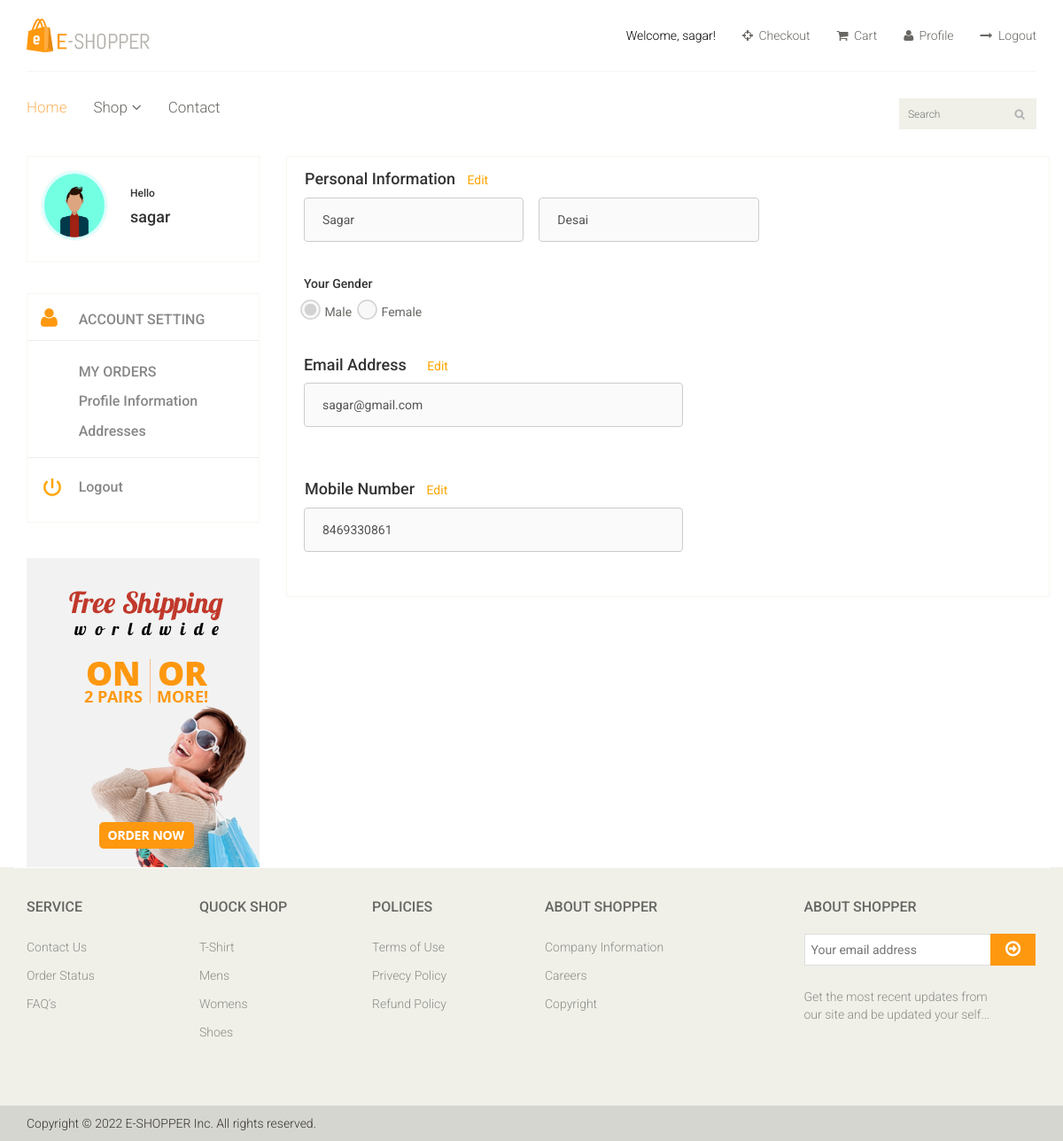
/user/profile (signed in), run on the app's committed database.
### user_app/models.py (models this page shows)
class UserProfile(models.Model):
    user = models.OneToOneField(User, on_delete=models.CASCADE)
    contact = models.CharField(max_length=10)
    firstname = models.CharField(max_length=100, blank=True)
    lastname = models.CharField(max_length=100, blank=True)
    GENDER_CHOICE  = (
        ('M','Male'),
        ('F','Female'),
    )
    gender = models.CharField(max_length=1,choices=GENDER_CHOICE, blank=True)

### user_app/views.py (the view)
# urls.py: path('profile',profileView,name='profile'),
def profileView(request):
    user_profile, created = UserProfile.objects.get_or_create(user=request.user)
    if request.method == 'POST':
        user_profile.firstname = request.POST.get('firstname')
        user_profile.lastname = request.POST.get('lastname')
        user_profile.contact = request.POST.get('contact')
        user_profile.gender = request.POST.get('gender')
        user_profile.save()
    print(user_profile.user.username)
    print(user_profile.user.email)
    print(user_profile.contact)
    print(user_profile.gender)
    print(user_profile.firstname)
    print(user_profile.lastname)
    context = {
        'user_profile': user_profile
    }
    return render(request,'user_app/profile.html',context)

### user_app/templates/user_app/profile.html (shortened to what this page needs)
{% extends 'base_app/base.html' %}
{% load static %}
{% block content %}
<section>
	<div class="container">
		<div class="row">
			<div class="col-sm-3">
				<div class="left-sidebar">
					<div class="panel-group category-products" id="accordian">
						<div class=row>
							<div class="col-sm-5" style="padding-left: 30px;">
								<div class="view-product">
									<img src="{% static 'images/404/profile_avatar1.jpg' %}" alt="" style="display: block;
                                         width: 100%;border-radius: 50%; height:80px; aspect-ratio: 1/1;" />
								</div>
							</div>
							<div class="col-sm-7" style="padding:10px;">
								<h6>Hello</h6>
								<h4>{{ user_profile.user.username }}</h4>
							</div>
						</div>
					</div>
					<div class="brands_products">
						<div class="brands-name">
							<div class=row>
								<div class="col-sm-3" style="padding-left: 30px;">
									<div class="view-product">
										<i class="fa fa-user" style="font-size: x-large; color:#FE980f"></i>
									</div>
								</div>
								<div class="col-sm-9" style="padding:0px;">
									<h5 style="font-size:medium; margin-top:5px; color:#878787;">ACCOUNT SETTING</h5>
								</div>
							</div>
							<hr style="margin-top:4px;">
							<div class=row>
								<div class="col-sm-3" style="padding-left: 30px;">
								</div>
								<div class="col-sm-9" style="padding:0px;">
									<h4 style="margin-top:4px;"><a href="#MY_ORDERS"
											style="font-size:medium; margin-top:5px; color:#878787;">MY ORDERS</a></h4>
								</div>
							</div>
							<div class=row>
								<div class="col-sm-3" style="padding-left: 30px;">
								</div>
								<div class="col-sm-9" style="padding:0px;">
									<h4 style="margin-top:4px;"><a href="#Profile_information"
											style="font-size:medium; margin-top:5px; color:#878787;">Profile
											Information</a></h4>
								</div>
							</div>
							<div class=row>
								<div class="col-sm-3" style="padding-left: 30px;">
								</div>
								<div class="col-sm-9" style="padding:0px;">
									<h4 style="margin-top:4px;"><a href="#Addresses"
											style="font-size:medium; margin-top:5px; color:#878787;">Addresses</a></h4>
								</div>
							</div>
							<hr style="margin-top:10px;">
							<div class=row>
								<div class="col-sm-3" style="padding-left: 30px;">
									<div class="view-product">
									</div>
								</div>
								<div class="col-sm-9" style="padding:0px;">
									<h5 style="margin-top:4px;"><a href="{% url 'user_app:logouthandle' %}"
											style="font-size:medium; margin-top:4px; color:#878787; padding-left:0px;">
											Logout</a></h5>
								</div>
							</div>
						</div>
					</div>
					<div class="shipping text-center">
						<img src="{% static 'images/home/shipping.jpg' %}" alt="" />
					</div>
				</div>
			</div>
			<div class="col-sm-9 padding-right">
				<div class="left-sidebar">
					<div class="panel-group category-products" id="accordian">
					<div class="personal and gender">
						<div class="row" style="padding: 0px 0px 10px 0px;">
							<h4 style="padding-left: 4%; display: inline;">Personal Information</h4>
							<a id="editLink"
								style="color: #ffa500; padding: 0px 10px; text-decoration: none; cursor: pointer; transition: color 0.3s;"
								onclick="togglePersonalEditMode()">Edit</a>
						</div>
						<form id="profileForm" method="post" action="{% url 'user_app:update_personal_info' %}">
							<div class="row" style="padding-left: 4%;">
								<div
									style="display: flex; justify-content: space-between; width: 100%; margin-bottom: 15px;">
									<div style="width: 29%;">
										<div style="margin-bottom: 15px;">
											<div style="display: flex; flex-direction: column; position: relative;">
												<div style="position: relative;">
													<input id="firstNameInput" type="text"
														style=" cursor: not-allowed; padding: 14px 0px 14px 20px; border: 1px solid #ccc; border-radius: 4px; transition: border-color 0.3s; width: 100%;"
														name="firstname" required="" autocomplete="name" tabindex="1"
														value="{{ user_profile.firstname|capfirst }}"
														onmouseover="this.style.borderColor='#ffa500'"
														onmouseout="this.style.borderColor='#ccc'" disabled>
												</div>
											</div>
										</div>
									</div>
									<div style="width: 29%;">
										<div style="margin-bottom: 15px;">
											<div style="display: flex; flex-direction: column; position: relative;">
												<div style="position: relative;">
													<input id="lastNameInput" type="text"
														style=" cursor: not-allowed; padding: 14px 0px 14px 20px; border: 1px solid #ccc; border-radius: 4px; transition: border-color 0.3s; width: 100%;"
														name="lastname" required="" autocomplete="name" tabindex="2"
														value="{{ user_profile.lastname|capfirst }}"
														onmouseover="this.style.borderColor='#ffa500'"
														onmouseout="this.style.borderColor='#ccc'" disabled>
												</div>
											</div>
										</div>
									</div>
									<div style="width: 38%;">
									</div>
								</div>
							</div>
							<div class="row" style="padding-left: 4%; margin-bottom: 30px;">
								<h5 style="display: inline-block; margin-right: 10px;">Your Gender</h5>
								<div style="display: flex; align-items: center;">
									<div style="display: inline-block; margin-right: 10px;">
										{% if user_profile.gender == 'M' %}
											<input type="radio" id="male" name="gender" value="M"
												style="transform: scale(1.5); width: 15px; height: 15px;" disabled checked>
											<label for="male"
												style="display: inline; margin-left: 5px; color: #696763; font-weight: 400;">
												Male
											</label>
										{% endif %}
									</div>
									<div style="display: inline-block; margin-right: 10px;">
										{% if user_profile.gender == 'F' %}
											<input type="radio" id="female" name="gender" value="F"
												style="transform: scale(1.5); width: 15px; height: 15px;" disabled checked>
											<label for="female"
												style="display: inline; margin-left: 5px; color: #696763; font-weight: 400;">
												Female
											</label>
										{% else %}
											<input type="radio" id="female" name="gender" value="F"
												style="transform: scale(1.5); width: 15px; height: 15px;" disabled>
											<label for="female"
												style="display: inline; margin-left: 5px; color: #696763; font-weight: 400;">
												Female
											</label>
										{% endif %}
									</div>
								</div>
							</div>
						</form>
					</div>
						<div class="row" style="padding-left: 4%;">
							<h4 style="display: inline-block; margin-right: 10px;">Email Address</h4>
							<a id="editEmailLink"
								style="color: #ffa500; padding: 0px 10px; text-decoration: none; cursor: pointer; transition: color 0.3s;"
								onclick="toggleEmailEditMode()">Edit</a>
						</div>
						<form id="emailForm" method="post" action="{% url 'user_app:update_email' %}">
							<div class="row" style="padding-left: 4%; margin-bottom: 30px;">
								<div
									style="display: flex; justify-content: space-between; width: 100%; margin-bottom: 15px;">
									<div style="width: 50%;">
										<div style="margin-bottom: 15px;">
											<div style="display: flex; flex-direction: column; position: relative;">
												<div style="position: relative;">
													<input id="emailInput" type="email"
														style=" cursor: not-allowed; padding: 14px 0px 14px 20px; border: 1px solid #ccc; border-radius: 4px; transition: border-color 0.3s; width: 100%;"
														name="email" required="" autocomplete="email" tabindex="3"
														value="{{ user_profile.user.email }}"
														onmouseover="this.style.borderColor='#ffa500'"
														onmouseout="this.style.borderColor='#ccc'" disabled>
												</div>
											</div>
										</div>
									</div>
									<div style="width: 30%;">
									</div>
								</div>
							</div>
						</form>
						<div class="row" style="padding: 0px 0px 10px 0px;">
							<h4 style="padding-left: 4%; display: inline;">Mobile Number</h4>
							<a id="editMobileLink"
								style="color: #ffa500; padding: 0px 10px; text-decoration: none; cursor: pointer; transition: color 0.3s;"
								onclick="toggleMobileEditMode()">Edit</a>
						</div>
						<form id="contactForm" method="post" action="{% url 'user_app:update_contact' %}">
							<div class="row" style="padding-left:4%;">
								<div
									style="display: flex; justify-content: space-between; width: 100%; margin-bottom: 15px;">
									<div style="width: 50%;">
										<div style="margin-bottom: 15px;">
											<div style="display: flex; flex-direction: column; position: relative;">
												<div style="position: relative;">
													<input id="mobileNumberInput" type="text"
														style="cursor: not-allowed; padding: 14px 0px 14px 20px; border: 1px solid #ccc; border-radius: 4px; transition: border-color 0.3s; width: 100%;"
														name="mobileNumber" required="" tabindex="3"
														value="{{ user_profile.contact }}"
														onmouseover="this.style.borderColor='#ffa500'"
														onmouseout="this.style.borderColor='#ccc'" disabled>
												</div>
											</div>
										</div>
									</div>
									<div style="width: 30%;">
									</div>
								</div>
							</div>
						</form>
					</div>
				</div>
			</div>
		</div>
	</div>
</section>
{% endblock content %}

### base_app/templates/base_app/base.html (shortened to what this page needs)
{% load static %}
<!DOCTYPE html>
<html lang="en">
<head>
    <link href="{% static 'css/bootstrap.min.css' %}" rel="stylesheet" type="text/css">
    <link href="{% static 'css/font-awesome.min.css' %}" rel="stylesheet" type="text/css">
    <link href="{% static 'css/prettyPhoto.css' %}" rel="stylesheet" type="text/css">
    <link href="{% static 'css/price-range.css' %}" rel="stylesheet" type="text/css">
    <link href="{% static 'css/animate.css' %}" rel="stylesheet" type="text/css">
	<link href="{% static 'css/main.css' %}" rel="stylesheet" type="text/css">
	<link href="{% static 'css/responsive.css' %}" rel="stylesheet" type="text/css">
</head>
<body>
	<header id="header">
		<div class="header-middle">
			<div class="container">
				<div class="row">
					<div class="col-sm-4">
						<div class="logo pull-left">
							<a href="#"><img src="{% static 'images/home/logo.png' %}" alt="" /></a>
						</div>
					</div>
					<div class="col-sm-8">
						<div class="shop-menu pull-right">
							<ul class="nav navbar-nav">
								{% if user.is_authenticated %}
								<li><a href="#" style="pointer-events: none;"><p style="color:black;">Welcome, {{ user.username }}!</p></a></li>
								<li><a href="#checkout.html"><i class="fa fa-crosshairs"></i> Checkout</a></li>
								<li><a href="{% url 'cart_app:cart' %}"><i class="fa fa-shopping-cart"></i> Cart</a></li>
								<li><a href="{% url 'user_app:profile' %}"><i class="fa fa-user"></i> Profile</a></li>
								<li><a href="{% url 'user_app:logouthandle' %}"><i class="fa fa-long-arrow-right"></i> Logout</a></li>
								{% else %}
								<li><a href="#cart.html"><i class="fa fa-shopping-cart"></i> Cart</a></li>
								<li><a href="{% url 'user_app:signup' %}"><i class="fa fa-sign-in"></i> Sign up</a></li>
								<li><a href="{% url 'user_app:login' %}"><i class="fa fa-lock"></i> Login</a></li>
								{% endif %}
							</ul>
						</div>
					</div>
				</div>
			</div>
		</div>
		<div class="header-bottom">
			<div class="container">
				<div class="row">
					<div class="col-sm-9">
						<div class="mainmenu pull-left">
							<ul class="nav navbar-nav collapse navbar-collapse">
								<li><a href="{% url 'home' %}" class="active">Home</a></li>
								<li class="dropdown"><a href="#">Shop<i class="fa fa-angle-down"></i></a>
                                </li>
								<li><a href="#contact-us.html">Contact</a></li>
							</ul>
						</div>
					</div>
					<div class="col-sm-3">
						<div class="search_box pull-right">
							<input type="text" placeholder="Search"/>
						</div>
					</div>
				</div>
			</div>
		</div>
	</header>
	{% block content%}
	{% endblock %}
	<footer id="footer">
		<div class="footer-widget">
			<div class="container">
				<div class="row">
					<div class="col-sm-2">
						<div class="single-widget">
							<h2>Service</h2>
							<ul class="nav nav-pills nav-stacked">
								<li><a href="#">Contact Us</a></li>
								<li><a href="#">Order Status</a></li>
								<li><a href="#">FAQ’s</a></li>
							</ul>
						</div>
					</div>
					<div class="col-sm-2">
						<div class="single-widget">
							<h2>Quock Shop</h2>
							<ul class="nav nav-pills nav-stacked">
								<li><a href="#">T-Shirt</a></li>
								<li><a href="#">Mens</a></li>
								<li><a href="#">Womens</a></li>
								<li><a href="#">Shoes</a></li>
							</ul>
						</div>
					</div>
					<div class="col-sm-2">
						<div class="single-widget">
							<h2>Policies</h2>
							<ul class="nav nav-pills nav-stacked">
								<li><a href="#">Terms of Use</a></li>
								<li><a href="#">Privecy Policy</a></li>
								<li><a href="#">Refund Policy</a></li>
							</ul>
						</div>
					</div>
					<div class="col-sm-2">
						<div class="single-widget">
							<h2>About Shopper</h2>
							<ul class="nav nav-pills nav-stacked">
								<li><a href="#">Company Information</a></li>
								<li><a href="#">Careers</a></li>
								<li><a href="#">Copyright</a></li>
							</ul>
						</div>
					</div>
					<div class="col-sm-3 col-sm-offset-1">
						<div class="single-widget">
							<h2>About Shopper</h2>
							<form action="#" class="searchform">
								<input type="text" placeholder="Your email address" />
								<button type="submit" class="btn btn-default"><i class="fa fa-arrow-circle-o-right"></i></button>
								<p>Get the most recent updates from <br />our site and be updated your self...</p>
							</form>
						</div>
					</div>
				</div>
			</div>
		</div>
		<div class="footer-bottom">
			<div class="container">
				<div class="row">
					<p class="pull-left">Copyright © 2022 E-SHOPPER Inc. All rights reserved.</p>
				</div>
			</div>
		</div>
	</footer>
</body>
</html>

### data on the page
UserProfile: user.username "sagar", firstname "Sagar", lastname "Desai", email "sagar@gmail.com", mobileNumber "8469330861"

### other printed values
{{ user.username }} "sagar"
